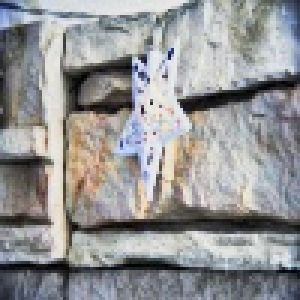
#> input picture ACE.jpg, 100 x 100 px (shown 3 times larger)
$ python -i exposure_fusion.py   (imports and definitions only)
#> lines starting #> are read from the running program, lines starting #| are printed output that depends on the picture
import cv2 as cv
import numpy as np
from tqdm import tqdm


def get_contrast_weights(imgs, N):
    C_weights = np.zeros((N, imgs[0].shape[0], imgs[0].shape[1]), dtype=np.float32)
    kernel = np.array(
        [[0, 1, 0], [1, -4, 1], [0, 1, 0]], dtype=np.float32
    )  # laplacian filter
    for i in range(N):
        gray = cv.cvtColor(
            imgs[i], cv.COLOR_BGR2GRAY
        )  # contrast must be computed on the gray image
        C_weights[i] = abs(
            cv.filter2D(gray, -1, kernel)
        )  # we apply the laplacian filter on the gray scale image
    return C_weights


# [23 lines left out: functions get_saturation_weights, get_well_exposedness_weights, not called in this run]


def get_weights_map(imgs):
    N = len(imgs)  # number of images
    W = np.ones((N, imgs[0].shape[0], imgs[0].shape[1]), dtype=np.float32)

    # In our case the exponent of each type of weight is 1
    W = np.multiply(W, get_contrast_weights(imgs, N))  # element wise multiplication
    W = np.multiply(W, get_saturation_weights(imgs, N))
    W = np.multiply(W, get_well_exposedness_weights(imgs, N))

    # normalize

    sum = W.sum(axis=0)
    W = np.divide(W, sum + 1e-12)
    np.seterr(divide="ignore", invalid="ignore")

    return W


# [52 lines left out: functions get_Gaussian_pyramid_weight_map, get_Laplacian_pyramid_image, get_pyramid, not called in this run]


def compute(imgs):

    level_pyr = 12

    for i in range(len(imgs)):  # Values of intensity must be in the range [0...1]
        imgs[i] = np.float32(imgs[i]) / 255.0

    W = get_weights_map(imgs)
    pyr = get_pyramid(imgs, len(imgs), W, level_pyr)

    res = pyr[level_pyr - 1].copy()
    for l in tqdm(
        range(level_pyr - 2, -1, -1)
    ):  # pyramid is collapsed up to the original image size
        res = pyr[l] + cv.resize(
            cv.pyrUp(res), (pyr[l].shape[:2][1], pyr[l].shape[:2][0])
        )

    # value of the resulting imagare are mapped in the range [0...255]
    res = res / np.amax(res)
    res = res * 255

    return res

>>> import cv2
>>> picture = cv2.imread('ACE.jpg')
#> picture is the input picture: shape (100, 100, 3); mean B, G, R 149.2, 148.5, 148.1
>>> result = compute(picture)
#> the loop in compute, `for i in range(len(imgs)):` made 100 passes
#> after the loop in compute, `for i in range(len(imgs)):`:
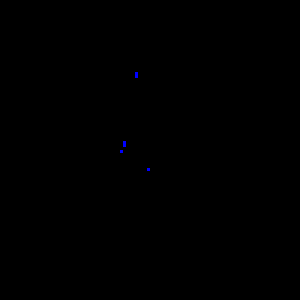
#> imgs: shape (100, 100, 3) (shown 3 times larger); mean B, G, R 0.0006, 0, 0; drawn with 1 as white
#> in get_weights_map, `N = len(imgs)`: N = 100
#> after the loop in get_contrast_weights, `for i in range(N):`: C_weights: shape (100, 100, 3) float32; every value is 0
#> (the run stopped early here; a loop or call above may not have finished)
